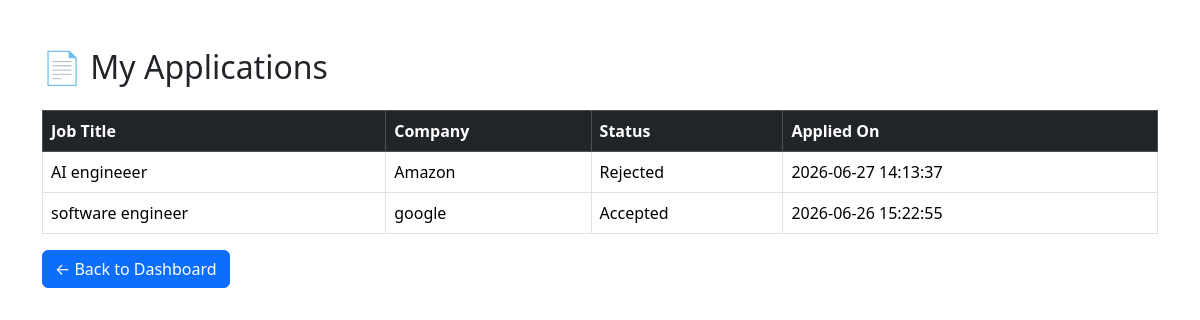
The page /my_applications.php (signed in) on the database its author committed.
### tables this page shows
CREATE TABLE `applications` (
  `id` int(11) NOT NULL,
  `user_id` int(11) NOT NULL,
  `job_id` int(11) NOT NULL,
  `resume` varchar(255) DEFAULT NULL,
  `status` varchar(50) DEFAULT 'Pending',
  `applied_at` timestamp NOT NULL DEFAULT current_timestamp()
);

CREATE TABLE `jobs` (
  `id` int(11) NOT NULL,
  `title` varchar(150) NOT NULL,
  `company` varchar(150) NOT NULL,
  `location` varchar(100) DEFAULT NULL,
  `salary` varchar(50) DEFAULT NULL,
  `job_type` varchar(50) DEFAULT NULL,
  `deadline` date DEFAULT NULL,
  `description` text DEFAULT NULL,
  `created_at` timestamp NOT NULL DEFAULT current_timestamp()
);

### my_applications.php (the view, shortened to what this page needs)
<?php
include "db.php";
$user_id = $_SESSION['user_id'];
$sql = "SELECT applications.*, jobs.title, jobs.company
        FROM applications
        INNER JOIN jobs ON applications.job_id = jobs.id
        WHERE applications.user_id = '$user_id'
        ORDER BY applications.applied_at DESC";
$result = mysqli_query($conn, $sql);
?>
<!DOCTYPE html>
<html>
<head>
    <link href="https://cdn.jsdelivr.net/npm/bootstrap@5.3.3/dist/css/bootstrap.min.css" rel="stylesheet">
</head>
<body>
<div class="container mt-5">
<h2 class="mb-4">📄 My Applications</h2>
<table class="table table-bordered table-hover">
<thead class="table-dark">
<tr>
<th>Job Title</th>
<th>Company</th>
<th>Status</th>
<th>Applied On</th>
</tr>
</thead>
<tbody>
<?php
if(mysqli_num_rows($result)>0){
while($row=mysqli_fetch_assoc($result)){
?>
<tr>
<td><?php echo $row['title']; ?></td>
<td><?php echo $row['company']; ?></td>
<td><?php echo $row['status']; ?></td>
<td><?php echo $row['applied_at']; ?></td>
</tr>
<?php
}
}else{
echo "<tr><td colspan='4'>No Applications Found.</td></tr>";
}
?>
</tbody>
</table>
<a href="dashboard.php" class="btn btn-primary">
← Back to Dashboard
</a>
</div>
</body>
</html>

### rows shown on the page
applications: job.title "AI engineeer", job.company "Amazon", status "Rejected", applied_at "2026-06-27 14:13:37"
applications: job.title "software engineer", job.company "google", status "Accepted", applied_at "2026-06-26 15:22:55"
